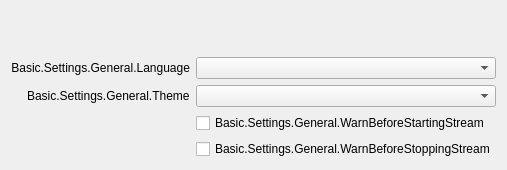
       <widget class="QWidget" name="generalPage">
        <layout class="QFormLayout" name="formLayout_2">
         <property name="fieldGrowthPolicy">
          <enum>QFormLayout::AllNonFixedFieldsGrow</enum>
         </property>
         <property name="labelAlignment">
          <set>Qt::AlignRight|Qt::AlignTrailing|Qt::AlignVCenter</set>
         </property>
         <item row="0" column="0">
          <spacer name="verticalSpacer">
           <property name="orientation">
            <enum>Qt::Vertical</enum>
           </property>
           <property name="sizeHint" stdset="0">
            <size>
             <width>20</width>
             <height>40</height>
            </size>
           </property>
          </spacer>
         </item>
         <item row="1" column="0">
          <widget class="QLabel" name="label">
           <property name="minimumSize">
            <size>
             <width>170</width>
             <height>0</height>
            </size>
           </property>
           <property name="text">
            <string>Basic.Settings.General.Language</string>
           </property>
           <property name="alignment">
            <set>Qt::AlignRight|Qt::AlignTrailing|Qt::AlignVCenter</set>
           </property>
           <property name="buddy">
            <cstring>language</cstring>
           </property>
          </widget>
         </item>
         <item row="1" column="1">
          <widget class="QComboBox" name="language"/>
         </item>
         <item row="2" column="0">
          <widget class="QLabel" name="label_42">
           <property name="text">
            <string>Basic.Settings.General.Theme</string>
           </property>
           <property name="buddy">
            <cstring>theme</cstring>
           </property>
          </widget>
         </item>
         <item row="2" column="1">
          <widget class="QComboBox" name="theme"/>
         </item>
         <item row="3" column="1">
          <widget class="QCheckBox" name="warnBeforeStreamStart">
           <property name="text">
            <string>Basic.Settings.General.WarnBeforeStartingStream</string>
           </property>
          </widget>
         </item>
         <item row="4" column="1">
          <widget class="QCheckBox" name="warnBeforeStreamStop">
           <property name="text">
            <string>Basic.Settings.General.WarnBeforeStoppingStream</string>
           </property>
          </widget>
         </item>
        </layout>
       </widget>
